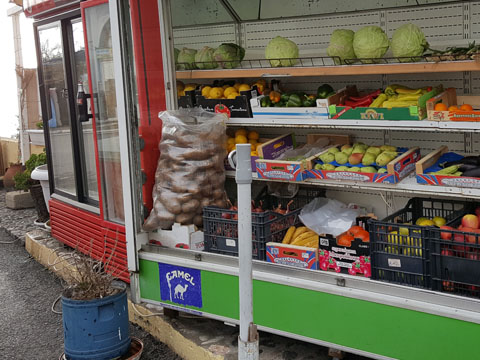
#> input picture 2023_Digital/chap05/images/color.jpg, 480 x 360 px
$ python ch5-12.py
#> lines starting #> are read from the running program, lines starting #| are printed output that depends on the picture
# 파일명: ch5-11.py
# 작성자: 김승욱
# 내용: 영상 파일을 읽어 메인 윈도우에 다음과 같이 출력하기.
#       메인 윈도우의 특정 부분 2곳을 관심 영역으로 지정하고
#       관심 영역1은 영상의 밝기를 50만큼 밝게 한다.
#       관심 영역2는 영상의 화소대비를 증가시킨다.

import numpy as np
import cv2

image = cv2.imread("images/color.jpg", cv2.IMREAD_GRAYSCALE)
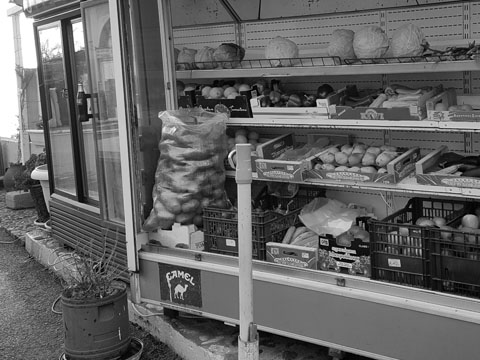
#> image: shape (360, 480); min 0, max 255, mean 100.8
if image is None: raise Exception("영상파일 읽기 오류")

# 관심 영역1 설정
r1_x, r1_y, r1_width, r1_height = 200, 20, 150, 150
r1 = image[r1_y:r1_y+r1_height, r1_x:r1_x+r1_width]
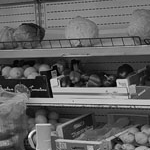
#> r1: shape (150, 150); min 0, max 255, mean 96.5
# 관심 영역2 설정
r2_x, r2_y, r2_width, r2_height = 200, 180, 100, 100
r2 = image[r2_y:r2_y+r2_height, r2_x:r2_x+r2_width]
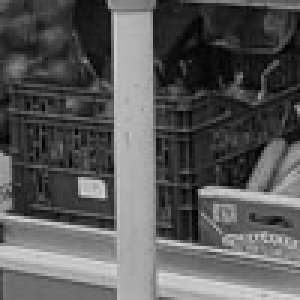
#> r2: shape (100, 100) (shown 3 times larger); min 0, max 216, mean 88.8

# 관심 영역1 밝기 조절
brightness = 50
r1 = cv2.add(r1, brightness)
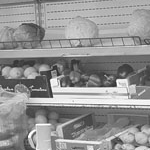
#> r1: shape (150, 150); min 50, max 255, mean 146.4
# 관심 영역2 화소대비 증가
r2 = cv2.equalizeHist(r2)
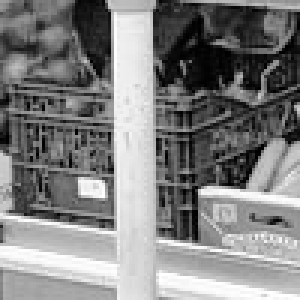
#> r2: shape (100, 100) (shown 3 times larger); min 0, max 255, mean 128.3

# 원본 이미지에 다시 적용
image[r1_y:r1_y+r1_height, r1_x:r1_x+r1_width] = r1
image[r2_y:r2_y+r2_height, r2_x:r2_x+r2_width] = r2
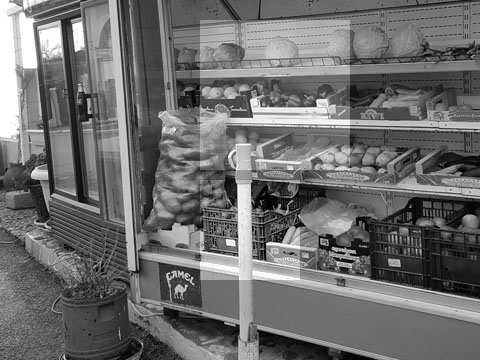
#> image: shape (360, 480); min 0, max 255, mean 109.6

cv2.imshow("ch5-12", image)
cv2.waitKey(0)
cv2.destroyAllWindows()
